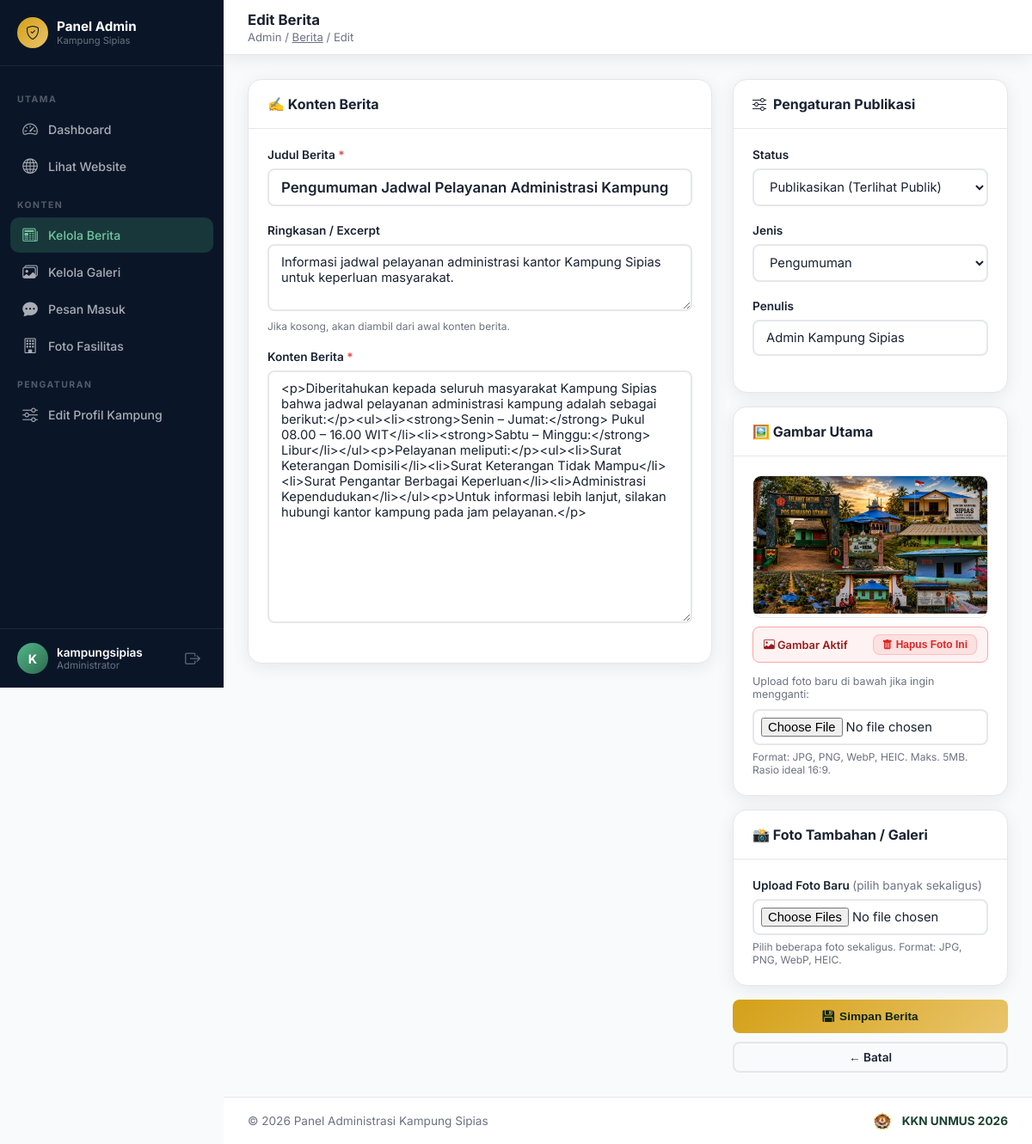
The page /admin-panel/berita/edit/3/ (signed in) on the database its author committed.
### berita/models.py (models this page shows, shortened)
class Berita(models.Model):
    JENIS_CHOICES = [
        ('berita', 'Berita'),
        ('pengumuman', 'Pengumuman'),
        ('kegiatan', 'Kegiatan'),
    ]
    STATUS_CHOICES = [
        ('draft', 'Draft'),
        ('published', 'Dipublikasikan'),
    ]
    judul = models.CharField(max_length=300)
    slug = models.SlugField(unique=True, max_length=300)
    kategori = models.ForeignKey(KategoriBerita, on_delete=models.SET_NULL, null=True, blank=True)
    jenis = models.CharField(max_length=20, choices=JENIS_CHOICES, default='berita')
    ringkasan = models.TextField(max_length=500, blank=True, verbose_name='Ringkasan / Excerpt')
    konten = CKEditor5Field(verbose_name='Konten Berita', config_name='extends')
    gambar = models.ImageField(upload_to='berita/', blank=True, null=True, verbose_name='Gambar Utama')
    penulis = models.CharField(max_length=100, default='Admin Kampung Sipias')
    status = models.CharField(max_length=20, choices=STATUS_CHOICES, default='draft')
    tanggal_publish = models.DateTimeField(auto_now_add=True)
    tanggal_update = models.DateTimeField(auto_now=True)
    views = models.PositiveIntegerField(default=0)
    unggulan = models.BooleanField(default=True, verbose_name='Jadikan Unggulan')
    class Meta:
        ordering = ['-tanggal_publish']
        verbose_name = 'Berita'
        verbose_name_plural = 'Berita & Pengumuman'

### core/admin_views.py (the view, shortened to what this page needs)
# urls.py: path('berita/edit/<int:pk>/', admin_views.admin_berita_edit, name='admin_berita_edit'),
@login_required(login_url='/admin-panel/login/')
def admin_berita_edit(request, pk):
    berita = get_object_or_404(Berita, pk=pk)
    kategori_list = KategoriBerita.objects.all()
    foto_tambahan_list = berita.foto_tambahan.all()
    return render(request, 'admin_panel/berita_form.html', {
        'berita': berita,
        'kategori_list': kategori_list,
        'action': 'Edit',
        'foto_tambahan_list': foto_tambahan_list,
    })

### core/context_processors.py (called while the page is built)
def profil_context(request):
    try:
        profil = ProfilKampung.objects.first()
    except Exception:
        profil = None
    return {
        'profil': profil
    }

### templates/admin_panel/berita_form.html (shortened to what this page needs)
{% extends 'admin_panel/base_admin.html' %}
{% block page_title %}{{ action }} Berita{% endblock %}
{% block breadcrumb %}Admin / <a href="{% url 'admin_panel:admin_berita_list' %}" style="color:inherit;">Berita</a> / {{ action }}{% endblock %}
{% block content %}
<form method="post" enctype="multipart/form-data">
  <div class="grid-form-sidebar">
    <div>
      <div class="card" style="margin-bottom:20px;">
        <div class="card-header"><span class="card-title">✍️ Konten Berita</span></div>
        <div class="card-body">
          <div class="form-group">
            <label class="form-label">Judul Berita <span style="color:#ef4444">*</span></label>
            <input type="text" name="judul" class="form-control" placeholder="Masukkan judul berita yang menarik..." value="{{ berita.judul|default:'' }}" required style="font-size:1.05rem;font-weight:600;">
          </div>
          <div class="form-group">
            <label class="form-label">Ringkasan / Excerpt</label>
            <textarea name="ringkasan" class="form-control" rows="3" placeholder="Ringkasan singkat (maks. 500 karakter) untuk tampil di daftar berita...">{{ berita.ringkasan|default:'' }}</textarea>
            <p class="form-hint">Jika kosong, akan diambil dari awal konten berita.</p>
          </div>
          <div class="form-group">
            <label class="form-label">Konten Berita <span style="color:#ef4444">*</span></label>
            <textarea name="konten" id="konten" class="form-control" rows="15" placeholder="Tulis isi berita di sini...">{{ berita.konten|default:'' }}</textarea>
          </div>
        </div>
      </div>
    </div>
    <div>
      <div class="card" style="margin-bottom:16px;">
        <div class="card-header"><span class="card-title"><i class="bi bi-sliders"></i> Pengaturan Publikasi</span></div>
        <div class="card-body">
          <div class="form-group">
            <label class="form-label">Status</label>
            <select name="status" class="form-control">
              <option value="published" {% if not berita or berita.status == 'published' %}selected{% endif %}>Publikasikan (Terlihat Publik)</option>
            </select>
          </div>
          <div class="form-group">
            <label class="form-label">Jenis</label>
            <select name="jenis" class="form-control">
              <option value="pengumuman" {% if berita.jenis == 'pengumuman' %}selected{% endif %}>Pengumuman</option>
            </select>
          </div>
          <div class="form-group">
            <label class="form-label">Penulis</label>
            <input type="text" name="penulis" class="form-control" value="{{ berita.penulis|default:'Admin Kampung Sipias' }}">
          </div>
        </div>
      </div>
      <div class="card" style="margin-bottom:16px;">
        <div class="card-header"><span class="card-title">🖼️ Gambar Utama</span></div>
        <div class="card-body">
          {% if berita and berita.gambar %}
          <div style="position:relative;margin-bottom:10px;border-radius:10px;overflow:hidden;border:1px solid var(--border);box-shadow:var(--shadow-sm);">
            <img src="{{ berita.gambar.url }}" alt="Gambar berita" style="width:100%;height:160px;object-fit:cover;" onerror="this.onerror=null; this.src='/static/images/hero_bg_kampung.jpg';">
          </div>
          <div style="display:flex;justify-content:space-between;align-items:center;margin-bottom:14px;background:#FEF2F2;padding:8px 12px;border-radius:8px;border:1px solid #FCA5A5;">
            <span style="font-size:0.8rem;color:#991B1B;font-weight:600;"><i class="bi bi-image"></i> Gambar Aktif</span>
            <button type="submit" form="formHapusGambarUtama" class="btn btn-sm btn-danger" style="padding:4px 10px;font-size:0.75rem;display:flex;align-items:center;gap:4px;" onclick="return confirm('Apakah Anda yakin ingin menghapus foto utama berita ini?');">
              <i class="bi bi-trash-fill"></i> Hapus Foto Ini
            </button>
          </div>
          <p style="font-size:0.78rem;color:#6B7280;margin-bottom:10px;">Upload foto baru di bawah jika ingin mengganti:</p>
          {% endif %}
          <input type="file" id="inputGambarUtama" name="gambar" class="form-control" accept="image/*,.heic,.heif" style="padding:8px;">
          <p class="form-hint">Format: JPG, PNG, WebP, HEIC. Maks. 5MB. Rasio ideal 16:9.</p>
        </div>
      </div>
      <div class="card" style="margin-bottom:16px;">
        <div class="card-header"><span class="card-title">📸 Foto Tambahan / Galeri</span></div>
        <div class="card-body">
          <label class="form-label">Upload Foto Baru <span style="font-weight:400;color:#6B7280;">(pilih banyak sekaligus)</span></label>
          <input type="file" name="foto_tambahan" class="form-control" accept="image/*,.heic,.heif" multiple style="padding:8px;">
          <p class="form-hint">Pilih beberapa foto sekaligus. Format: JPG, PNG, WebP, HEIC.</p>
        </div>
      </div>
      <div class="form-actions" style="flex-direction:column;gap:10px;padding:0;border:none;margin:0;">
        <button type="submit" class="btn btn-primary" style="width:100%;justify-content:center;padding:12px;">
          <i class="bi bi-floppy-fill"></i> Simpan Berita
        </button>
        <a href="{% url 'admin_panel:admin_berita_list' %}" class="btn btn-outline" style="width:100%;justify-content:center;">
          ← Batal
        </a>
      </div>
    </div>
  </div>
</form>
{% endblock %}

### templates/admin_panel/base_admin.html (shortened to what this page needs)
<!DOCTYPE html>
<html lang="id">
<head>
  {% load static %}
  <link rel="stylesheet" href="https://cdn.jsdelivr.net/npm/bootstrap-icons@1.11.3/font/bootstrap-icons.min.css">
</head>
<body>
<aside class="sidebar" id="sidebar">
  <div class="sidebar-header">
    <div class="sidebar-logo">
      <div class="sidebar-logo-icon"><i class="bi bi-shield-check"></i></div>
      <div>
        <div class="sidebar-logo-text">Panel Admin</div>
        <div class="sidebar-logo-sub">Kampung Sipias</div>
      </div>
    </div>
  </div>
  <nav class="sidebar-nav">
    <div class="nav-section">Utama</div>
    <a href="{% url 'admin_panel:admin_dashboard' %}" class="nav-item {% if request.resolver_match.url_name == 'admin_dashboard' %}active{% endif %}">
      <span class="nav-icon"><i class="bi bi-speedometer2"></i></span> Dashboard
    </a>
    <a href="/" class="nav-item" target="_blank">
      <span class="nav-icon"><i class="bi bi-globe"></i></span> Lihat Website
    </a>
    <div class="nav-section">Konten</div>
    <a href="{% url 'admin_panel:admin_berita_list' %}" class="nav-item {% if 'berita' in request.resolver_match.url_name %}active{% endif %}">
      <span class="nav-icon"><i class="bi bi-newspaper"></i></span> Kelola Berita
    </a>
    <a href="{% url 'admin_panel:admin_galeri_list' %}" class="nav-item {% if 'galeri' in request.resolver_match.url_name %}active{% endif %}">
      <span class="nav-icon"><i class="bi bi-images"></i></span> Kelola Galeri
    </a>
    <a href="{% url 'admin_panel:admin_pesan_list' %}" class="nav-item {% if 'pesan' in request.resolver_match.url_name %}active{% endif %}">
      <span class="nav-icon"><i class="bi bi-chat-dots-fill"></i></span> Pesan Masuk
    </a>
    <a href="{% url 'admin_panel:admin_fasilitas_list' %}" class="nav-item {% if 'fasilitas' in request.resolver_match.url_name %}active{% endif %}">
      <span class="nav-icon"><i class="bi bi-building"></i></span> Foto Fasilitas
    </a>
    <div class="nav-section">Pengaturan</div>
    <a href="{% url 'admin_panel:admin_profil_edit' %}" class="nav-item {% if request.resolver_match.url_name == 'admin_profil_edit' %}active{% endif %}">
      <span class="nav-icon"><i class="bi bi-sliders"></i></span> Edit Profil Kampung
    </a>
  </nav>
  <div class="sidebar-footer">
    <div class="sidebar-user">
      <div class="sidebar-avatar">{{ request.user.username|first|upper }}</div>
      <div class="sidebar-user-info">
        <div class="sidebar-user-name">{{ request.user.username }}</div>
        <div class="sidebar-user-role">Administrator</div>
      </div>
      <a href="{% url 'admin_panel:admin_logout' %}" class="sidebar-logout" title="Logout">
        <i class="bi bi-box-arrow-right"></i>
      </a>
    </div>
  </div>
</aside>
<main class="main">
  <div class="topbar">
    <div class="topbar-left">
      <div>
        <div class="topbar-title">{% block page_title %}Dashboard{% endblock %}</div>
        <div class="topbar-breadcrumb">{% block breadcrumb %}Admin / Dashboard{% endblock %}</div>
      </div>
    </div>
  </div>
  <div class="page-content">
    {% block content %}{% endblock %}
  </div>
  <footer style="padding: 16px 28px; background: #FFFFFF; border-top: 1px solid var(--border); display: flex; align-items: center; justify-content: space-between; flex-wrap: wrap; gap: 12px; font-size: 0.85rem; color: var(--muted);">
    <span>© 2026 Panel Administrasi Kampung Sipias</span>
    <div style="display: inline-flex; align-items: center; gap: 8px; font-weight: 700; color: var(--primary);">
      <img src="{% static 'images/logo_unmus.png' %}?v=3" alt="Logo UNMUS" style="height: 22px; width: auto; object-fit: contain;">
      <span>KKN UNMUS 2026</span>
    </div>
  </footer>
</main>
</body>
</html>

### rows shown on the page
Berita: judul "Pengumuman Jadwal Pelayanan Administrasi Kampung", ringkasan "Informasi jadwal pelayanan administrasi kantor Kampung Sipias untuk keperluan masyarakat.", konten "<p>Diberitahukan kepada seluruh masyarakat Kampung Sipias bahwa jadwal pelayanan administrasi kampung adalah sebagai berikut:</p><ul><li><strong>Senin – Jumat:</strong> Pukul 08.00 – 16.00 WIT</li><li><strong>Sabtu – Minggu:</strong> Libur</li></ul><p>Pelayanan meliputi:</p><ul><li>Surat Keterangan Domisili</li><li>Surat Keterangan Tidak Mampu</li><li>Surat Pengantar Berbagai Keperluan</li><li>Administrasi Kependudukan</li></ul><p>Untuk informasi lebih lanjut, silakan hubungi kantor kampung pada jam pelayanan.</p>", status "Publikasikan (Terlihat Publik)", jenis "Pengumuman", penulis "Admin Kampung Sipias", gambar (picture)

### other values the page prints
{{ request.user.username|first|upper }} "K"
{{ request.user.username }} "kampungsipias"
{{ action }} "Edit"
